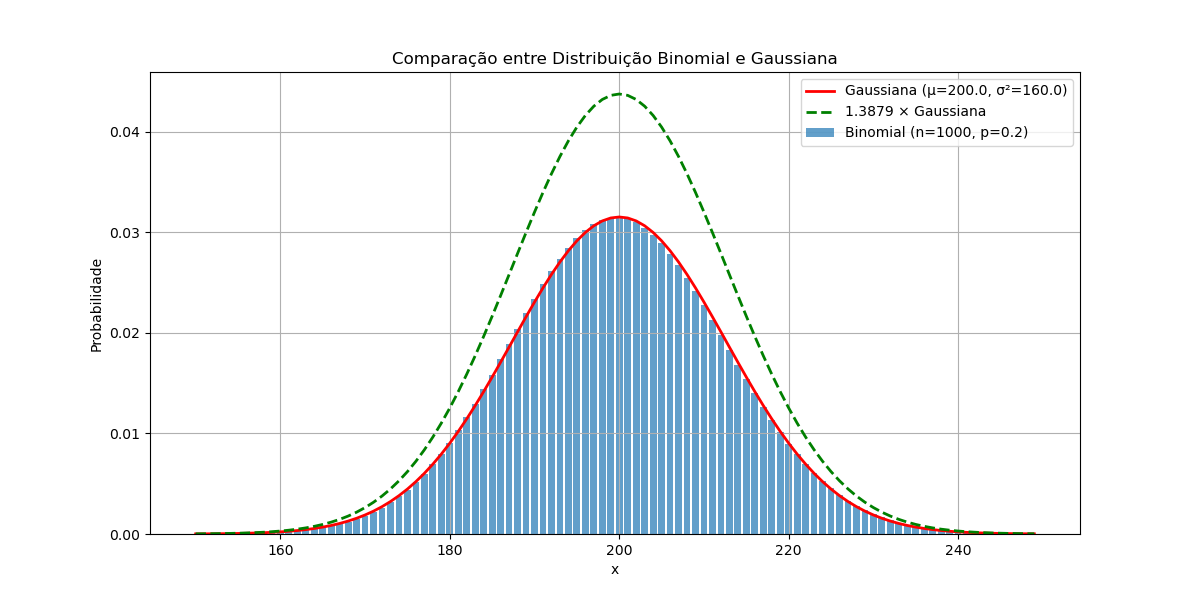

The Python source for this figure:
import numpy as np
import matplotlib.pyplot as plt
from scipy.stats import binom, norm

# Parâmetros
n = 1000
p = 0.2
mu = n * p
sigma = np.sqrt(n * p * (1 - p))

# Intervalo de interesse
x = np.arange(150, 250)  # Valores inteiros de 150 a 250

# Distribuição Binomial (discreta)
q = binom.pmf(x, n, p)

# Distribuição Gaussiana (contínua, discretizada nos mesmos pontos)
p_vals = norm.pdf(x, mu, sigma)

# Encontrar a constante c (máximo da razão q/p)
ratio = q / p_vals
c_index = np.argmax(ratio)
c = ratio[c_index]
print(f"Constante c encontrada: {c}")
print(f"Ponto de máximo da razão: x = {x[c_index]}")
print(f"Eficiência: {1/c*100:.2f}%")

# Plot
plt.figure(figsize=(12, 6))
plt.bar(x, q, width=0.8, alpha=0.7, label=f'Binomial (n={n}, p={p})')
plt.plot(x, p_vals, 'r-', linewidth=2, label=f'Gaussiana (μ={mu}, σ²={sigma**2:.1f})')
plt.plot(x, c * p_vals, 'g--', linewidth=2, label=f'{c:.4f} × Gaussiana')

plt.title('Comparação entre Distribuição Binomial e Gaussiana')
plt.xlabel('x')
plt.ylabel('Probabilidade')

plt.legend()
plt.grid(True)
plt.show()
